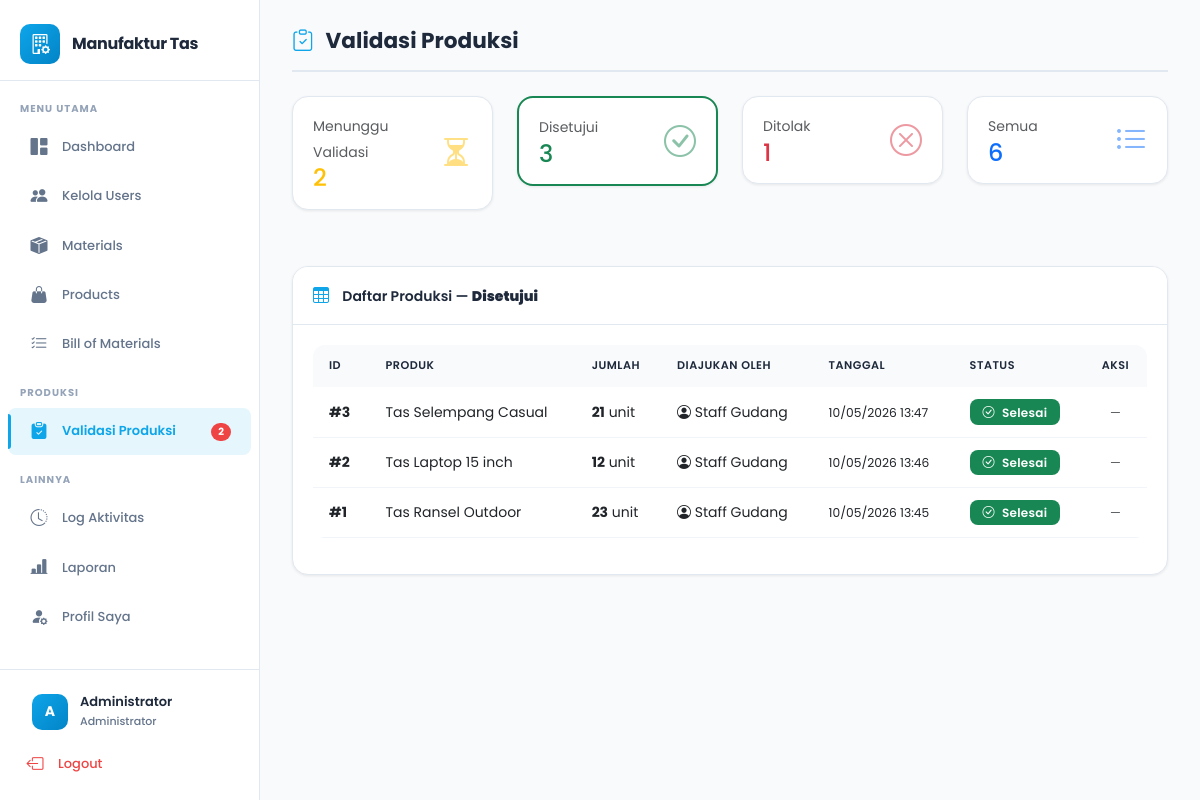
Screenshot of /pages/produksi/validasi.php?filter=selesai (signed in) with the database file from the repository.
### tables this page shows
CREATE TABLE `produksi` (
  `id` int NOT NULL,
  `product_id` int NOT NULL,
  `user_id` int NOT NULL,
  `jumlah_produksi` int NOT NULL,
  `status` enum('proses','selesai','gagal') DEFAULT 'proses',
  `tanggal` timestamp NULL DEFAULT CURRENT_TIMESTAMP
);

CREATE TABLE `products` (
  `id` int NOT NULL,
  `nama_produk` varchar(150) NOT NULL,
  `deskripsi` text,
  `stok` int DEFAULT '0',
  `created_at` timestamp NULL DEFAULT CURRENT_TIMESTAMP
);

CREATE TABLE `users` (
  `id` int NOT NULL,
  `nama` varchar(100) NOT NULL,
  `username` varchar(50) NOT NULL,
  `password` varchar(255) NOT NULL,
  `role` enum('administrator','procurement','gudang') NOT NULL,
  `reset_token` varchar(64) DEFAULT NULL,
  `reset_token_expire` datetime DEFAULT NULL,
  `created_at` timestamp NULL DEFAULT CURRENT_TIMESTAMP
);

### pages/produksi/validasi.php (the view, shortened to what this page needs)
<?php
require_once '../../config/database.php';
$filter = $_GET['filter'] ?? 'proses';
$where = ($filter !== 'semua') ? "WHERE p.status = '$filter'" : "";
$stmt = $pdo->query("
    SELECT p.*, pr.nama_produk, u.nama as nama_user
    FROM produksi p
    JOIN products pr ON p.product_id = pr.id
    JOIN users u ON p.user_id = u.id
    $where
    ORDER BY p.tanggal DESC
");
$daftar_produksi = $stmt->fetchAll();
$stmt = $pdo->query("SELECT status, COUNT(*) as total FROM produksi GROUP BY status");
$status_counts = [];
while ($row = $stmt->fetch()) {
    $status_counts[$row['status']] = $row['total'];
}
include '../../includes/header.php';
?>
<div class="page-header">
    <h2><i class="bi bi-clipboard-check"></i> Validasi Produksi</h2>
</div>
<div class="row mb-4">
    <div class="col-md-3 mb-2">
        <a href="?filter=proses" class="text-decoration-none">
            <div class="card <?php echo $filter == 'proses' ? 'border-warning border-2' : ''; ?>">
                <div class="card-body py-3">
                    <div class="d-flex align-items-center justify-content-between">
                        <div>
                            <small class="text-muted">Menunggu Validasi</small>
                            <h4 class="mb-0 text-warning"><?php echo $status_counts['proses'] ?? 0; ?></h4>
                        </div>
                        <i class="bi bi-hourglass-split text-warning" style="font-size: 2rem; opacity: 0.5;"></i>
                    </div>
                </div>
            </div>
        </a>
    </div>
    <div class="col-md-3 mb-2">
        <a href="?filter=selesai" class="text-decoration-none">
            <div class="card <?php echo $filter == 'selesai' ? 'border-success border-2' : ''; ?>">
                <div class="card-body py-3">
                    <div class="d-flex align-items-center justify-content-between">
                        <div>
                            <small class="text-muted">Disetujui</small>
                            <h4 class="mb-0 text-success"><?php echo $status_counts['selesai'] ?? 0; ?></h4>
                        </div>
                        <i class="bi bi-check-circle text-success" style="font-size: 2rem; opacity: 0.5;"></i>
                    </div>
                </div>
            </div>
        </a>
    </div>
    <div class="col-md-3 mb-2">
        <a href="?filter=gagal" class="text-decoration-none">
            <div class="card <?php echo $filter == 'gagal' ? 'border-danger border-2' : ''; ?>">
                <div class="card-body py-3">
                    <div class="d-flex align-items-center justify-content-between">
                        <div>
                            <small class="text-muted">Ditolak</small>
                            <h4 class="mb-0 text-danger"><?php echo $status_counts['gagal'] ?? 0; ?></h4>
                        </div>
                        <i class="bi bi-x-circle text-danger" style="font-size: 2rem; opacity: 0.5;"></i>
                    </div>
                </div>
            </div>
        </a>
    </div>
    <div class="col-md-3 mb-2">
        <a href="?filter=semua" class="text-decoration-none">
            <div class="card <?php echo $filter == 'semua' ? 'border-primary border-2' : ''; ?>">
                <div class="card-body py-3">
                    <div class="d-flex align-items-center justify-content-between">
                        <div>
                            <small class="text-muted">Semua</small>
                            <h4 class="mb-0 text-primary"><?php echo array_sum($status_counts); ?></h4>
                        </div>
                        <i class="bi bi-list-ul text-primary" style="font-size: 2rem; opacity: 0.5;"></i>
                    </div>
                </div>
            </div>
        </a>
    </div>
</div>
<div class="card">
    <div class="card-header d-flex justify-content-between align-items-center">
        <span>
            <i class="bi bi-table"></i>
            Daftar Produksi —
            <strong>
                <?php
                $filter_labels = [
                    'proses' => 'Menunggu Validasi',
                    'selesai' => 'Disetujui',
                    'gagal' => 'Ditolak',
                    'semua' => 'Semua Status'
                ];
                echo $filter_labels[$filter];
                ?>
            </strong>
        </span>
    </div>
    <div class="card-body">
        <?php if (empty($daftar_produksi)): ?>
        <p class="text-muted text-center py-4">
            <i class="bi bi-inbox" style="font-size: 2rem;"></i><br>
            Tidak ada data produksi
        </p>
        <?php else: ?>
        <div class="table-responsive">
            <table class="table table-hover align-middle">
                <thead>
                    <tr>
                        <th>ID</th>
                        <th>Produk</th>
                        <th>Jumlah</th>
                        <th>Diajukan Oleh</th>
                        <th>Tanggal</th>
                        <th>Status</th>
                        <th class="text-center">Aksi</th>
                    </tr>
                </thead>
                <tbody>
                    <?php foreach ($daftar_produksi as $prod): ?>
                    <tr>
                        <td><strong>#<?php echo $prod['id']; ?></strong></td>
                        <td><?php echo htmlspecialchars($prod['nama_produk']); ?></td>
                        <td><strong><?php echo $prod['jumlah_produksi']; ?></strong> unit</td>
                        <td>
                            <i class="bi bi-person-circle"></i>
                            <?php echo htmlspecialchars($prod['nama_user']); ?>
                        </td>
                        <td>
                            <small><?php echo date('d/m/Y H:i', strtotime($prod['tanggal'])); ?></small>
                        </td>
                        <td>
                            <?php
                            $badge_class = [
                                'proses' => 'bg-warning text-dark',
                                'selesai' => 'bg-success',
                                'gagal' => 'bg-danger'
                            ];
                            $badge_icon = [
                                'proses' => 'bi-hourglass-split',
                                'selesai' => 'bi-check-circle',
                                'gagal' => 'bi-x-circle'
                            ];
                            ?>
                            <span class="badge <?php echo $badge_class[$prod['status']]; ?>">
                                <i class="bi <?php echo $badge_icon[$prod['status']]; ?>"></i>
                                <?php echo ucfirst($prod['status']); ?>
                            </span>
                        </td>
                        <td class="text-center">
                            <?php if ($prod['status'] === 'proses'): ?>
                            <div class="btn-group btn-group-sm">
                                <form method="POST" action="" class="d-inline"
                                      onsubmit="return confirm('Setujui produksi #<?php echo $prod['id']; ?>?\nStok <?php echo htmlspecialchars($prod['nama_produk']); ?> akan bertambah <?php echo $prod['jumlah_produksi']; ?> unit.')">
                                    <input type="hidden" name="produksi_id" value="<?php echo $prod['id']; ?>">
                                    <input type="hidden" name="action" value="approve">
                                    <button type="submit" class="btn btn-success btn-sm" title="Setujui">
                                        <i class="bi bi-check-lg"></i> Setujui
                                    </button>
                                </form>
                                <form method="POST" action="" class="d-inline"
                                      onsubmit="return confirm('Tolak produksi #<?php echo $prod['id']; ?>?\nStok material yang sudah terpakai akan dikembalikan.')">
                                    <input type="hidden" name="produksi_id" value="<?php echo $prod['id']; ?>">
                                    <input type="hidden" name="action" value="reject">
                                    <button type="submit" class="btn btn-danger btn-sm" title="Tolak">
                                        <i class="bi bi-x-lg"></i> Tolak
                                    </button>
                                </form>
                            </div>
                            <?php else: ?>
                            <span class="text-muted"><small>—</small></span>
                            <?php endif; ?>
                        </td>
                    </tr>
                    <?php endforeach; ?>
                </tbody>
            </table>
        </div>
        <?php endif; ?>
    </div>
</div>
<?php include '../../includes/footer.php'; ?>

### assets/css/style.css (style rules this page uses)
:root { --primary: #0ea5e9; --primary-dark: #0284c7; --primary-light: rgba(14, 165, 233, 0.1); --success: #10b981; --danger: #ef4444; --warning: #f59e0b; --info: #3b82f6; --dark: #1e293b; --text: #334155; --text-light: #64748b; --bg: #f8fafc; --white: #ffffff; --border: #e2e8f0; --sidebar-width: 260px; --shadow-sm: 0 1px 3px rgba(0,0,0,0.08); --shadow: 0 4px 12px rgba(0,0,0,0.08); --shadow-lg: 0 10px 25px rgba(0,0,0,0.1); --radius: 12px; --radius-lg: 16px; }
* { margin: 0; padding: 0; box-sizing: border-box; }
body { font-family: 'Poppins', 'Segoe UI', sans-serif; background-color: var(--bg); color: var(--text); line-height: 1.6; }
.card { border: 1px solid var(--border); border-radius: var(--radius-lg); box-shadow: var(--shadow-sm); margin-bottom: 1.5rem; transition: all 0.25s ease; overflow: hidden; background: var(--white); }
.card-header { background: var(--white); color: var(--dark); border-bottom: 1px solid var(--border); padding: 16px 20px; font-weight: 600; font-size: 14px; display: flex; align-items: center; }
.card-header i { margin-right: 10px; font-size: 16px; color: var(--primary); }
.card-body { padding: 20px; }
.table { background: var(--white); border-radius: var(--radius); overflow: hidden; }
.table thead th { background: var(--bg); color: var(--dark); font-weight: 600; text-transform: uppercase; font-size: 0.7rem; letter-spacing: 0.5px; padding: 12px 16px; border: none; }
.table tbody tr { transition: background 0.2s ease; border-bottom: 1px solid #f1f5f9; }
.table tbody td { padding: 12px 16px; vertical-align: middle; border: none; font-size: 0.875rem; }
.badge { padding: 0.4rem 0.8rem; font-weight: 600; border-radius: 8px; font-size: 0.75rem; letter-spacing: 0.3px; }
.badge i { margin-right: 4px; }
.page-header { display: flex; justify-content: space-between; align-items: center; margin-bottom: 24px; padding-bottom: 16px; border-bottom: 2px solid var(--border); }
.page-header h2 { font-weight: 700; font-size: 1.35rem; color: var(--dark); display: flex; align-items: center; gap: 0.75rem; margin: 0; }
.page-header h2 i { color: var(--primary); }

### rows the page displays
produksi: id "3", product.nama_produk "Tas Selempang Casual", jumlah_produksi "21", user.nama "Staff Gudang", tanggal "10/05/2026 13:47", status "Selesai"
produksi: id "2", product.nama_produk "Tas Laptop 15 inch", jumlah_produksi "12", user.nama "Staff Gudang", tanggal "10/05/2026 13:46", status "Selesai"
produksi: id "1", product.nama_produk "Tas Ransel Outdoor", jumlah_produksi "23", user.nama "Staff Gudang", tanggal "10/05/2026 13:45", status "Selesai"

### other values shown
$pending_count "2"
substr($_SESSION['nama'], 0, 1) "A"
$_SESSION['nama'] "Administrator"
$_SESSION['role'] "Administrator"
$status_counts['proses'] "2"
$status_counts['selesai'] "3"
$status_counts['gagal'] "1"
array_sum($status_counts) "6"
$filter_labels[$filter] "Disetujui"
